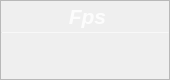
                    <widget class="QFrame" name="Fps_QF">
                     <property name="minimumSize">
                      <size>
                       <width>170</width>
                       <height>80</height>
                      </size>
                     </property>
                     <property name="maximumSize">
                      <size>
                       <width>170</width>
                       <height>80</height>
                      </size>
                     </property>
                     <property name="toolTipDuration">
                      <number>0</number>
                     </property>
                     <property name="styleSheet">
                      <string notr="true">QFrame#Fps_QF{
color: rgb(255, 255, 255);
border-radius: 15px;
background-color: rgb(211, 215, 207);
border: 1px outset rgb(153, 117, 219)
}
</string>
                     </property>
                     <property name="frameShape">
                      <enum>QFrame::StyledPanel</enum>
                     </property>
                     <property name="frameShadow">
                      <enum>QFrame::Raised</enum>
                     </property>
                     <layout class="QVBoxLayout" name="verticalLayout_11" stretch="0,2,1">
                      <property name="spacing">
                       <number>0</number>
                      </property>
                      <property name="leftMargin">
                       <number>0</number>
                      </property>
                      <property name="topMargin">
                       <number>0</number>
                      </property>
                      <property name="rightMargin">
                       <number>0</number>
                      </property>
                      <property name="bottomMargin">
                       <number>0</number>
                      </property>
                      <item>
                       <widget class="QFrame" name="Fps_top">
                        <property name="styleSheet">
                         <string notr="true">border:none</string>
                        </property>
                        <property name="frameShape">
                         <enum>QFrame::StyledPanel</enum>
                        </property>
                        <property name="frameShadow">
                         <enum>QFrame::Raised</enum>
                        </property>
                        <layout class="QHBoxLayout" name="horizontalLayout_8">
                         <property name="spacing">
                          <number>0</number>
                         </property>
                         <property name="leftMargin">
                          <number>0</number>
                         </property>
                         <property name="topMargin">
                          <number>3</number>
                         </property>
                         <property name="rightMargin">
                          <number>7</number>
                         </property>
                         <property name="bottomMargin">
                          <number>3</number>
                         </property>
                         <item>
                          <widget class="QLabel" name="label_7">
                           <property name="maximumSize">
                            <size>
                             <width>16777215</width>
                             <height>30</height>
                            </size>
                           </property>
                           <property name="font">
                            <font>
                             <family>Segoe UI</family>
                             <pointsize>16</pointsize>
                             <weight>87</weight>
                             <italic>true</italic>
                             <bold>true</bold>
                            </font>
                           </property>
                           <property name="styleSheet">
                            <string notr="true">color: rgba(255, 255, 255,210);
padding-left:12px;
font: 700 italic 16pt &quot;Segoe UI&quot;;</string>
                           </property>
                           <property name="midLineWidth">
                            <number>-1</number>
                           </property>
                           <property name="text">
                            <string>Fps</string>
                           </property>
                           <property name="alignment">
                            <set>Qt::AlignCenter</set>
                           </property>
                           <property name="wordWrap">
                            <bool>false</bool>
                           </property>
                           <property name="indent">
                            <number>0</number>
                           </property>
                          </widget>
                         </item>
                        </layout>
                       </widget>
                      </item>
                      <item>
                       <widget class="Line" name="line_4">
                        <property name="maximumSize">
                         <size>
                          <width>16777215</width>
                          <height>1</height>
                         </size>
                        </property>
                        <property name="styleSheet">
                         <string notr="true">background-color: rgba(255, 255, 255, 89);</string>
                        </property>
                        <property name="orientation">
                         <enum>Qt::Horizontal</enum>
                        </property>
                       </widget>
                      </item>
                      <item>
                       <widget class="QFrame" name="Fps_bottom">
                        <property name="styleSheet">
                         <string notr="true">border:none</string>
                        </property>
                        <property name="frameShape">
                         <enum>QFrame::StyledPanel</enum>
                        </property>
                        <property name="frameShadow">
                         <enum>QFrame::Raised</enum>
                        </property>
                        <layout class="QVBoxLayout" name="verticalLayout_12">
                         <property name="spacing">
                          <number>0</number>
                         </property>
                         <property name="leftMargin">
                          <number>0</number>
                         </property>
                         <property name="topMargin">
                          <number>6</number>
                         </property>
                         <property name="rightMargin">
                          <number>0</number>
                         </property>
                         <property name="bottomMargin">
                          <number>6</number>
                         </property>
                         <item alignment="Qt::AlignTop">
                          <widget class="QLabel" name="fps_label">
                           <property name="minimumSize">
                            <size>
                             <width>0</width>
                             <height>30</height>
                            </size>
                           </property>
                           <property name="maximumSize">
                            <size>
                             <width>16777215</width>
                             <height>30</height>
                            </size>
                           </property>
                           <property name="font">
                            <font>
                             <family>Microsoft YaHei UI</family>
                             <pointsize>17</pointsize>
                             <weight>50</weight>
                             <italic>false</italic>
                             <bold>false</bold>
                             <underline>false</underline>
                            </font>
                           </property>
                           <property name="styleSheet">
                            <string notr="true">color: rgb(255, 255, 255);
font: 17pt &quot;Microsoft YaHei UI&quot;;</string>
                           </property>
                           <property name="text">
                            <string/>
                           </property>
                           <property name="alignment">
                            <set>Qt::AlignCenter</set>
                           </property>
                          </widget>
                         </item>
                        </layout>
                       </widget>
                      </item>
                     </layout>
                    </widget>
